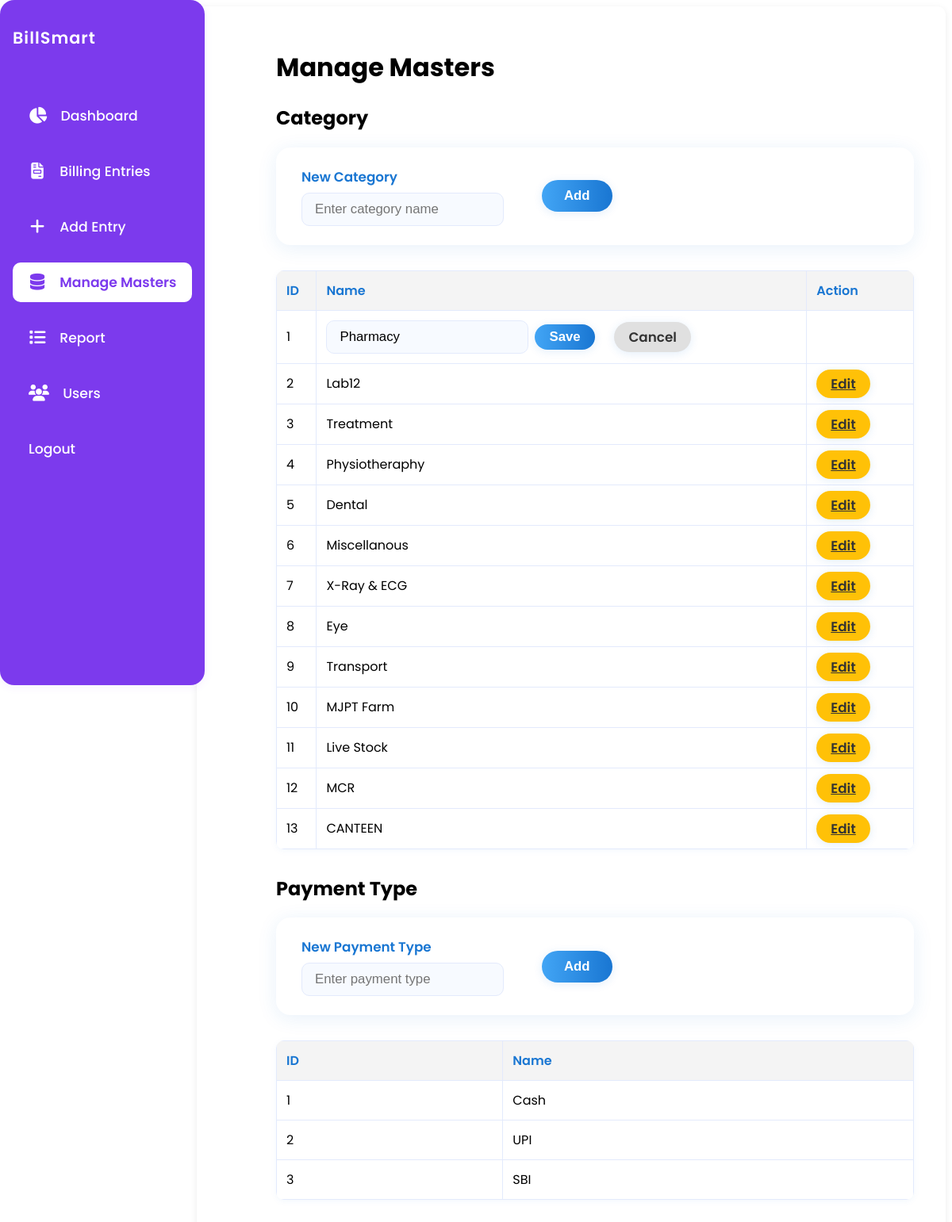
Page /masters?edit_category=1 (signed in) on the committed database.
### app.py (models this page shows)
class Category(db.Model):
    id = db.Column(db.Integer, primary_key=True)
    name = db.Column(db.String(100), unique=True, nullable=False)

class PaymentType(db.Model):
    id = db.Column(db.Integer, primary_key=True)
    name = db.Column(db.String(100), unique=True, nullable=False)

### app.py (the view, shortened to what this page needs)
@app.route('/masters', methods=['GET', 'POST'])
@login_required
def masters():
    categories = Category.query.all()
    payment_types = PaymentType.query.all()
    edit_category = None
    edit_category_id = request.args.get('edit_category')
    if edit_category_id:
        edit_category = Category.query.get(int(edit_category_id))
    return render_template('masters.html', categories=categories, payment_types=payment_types, edit_category=edit_category)

### app.py (called while the page is built, shortened)
def login_required(f):
    @wraps(f)
    def decorated_function(*args, **kwargs):
        if 'user_id' not in session:
            return redirect(url_for('login'))
        return f(*args, **kwargs)
    return decorated_function

@app.context_processor
def inject_usertype():
    return dict(session=session)

@app.before_request
def daily_backup():
    if not os.path.exists(BACKUP_DIR):
        os.makedirs(BACKUP_DIR)
    today = datetime.now().strftime('%Y-%m-%d')
    last_backup = None
    if os.path.exists(LAST_BACKUP_FILE):
        with open(LAST_BACKUP_FILE, 'r') as f:
            last_backup = f.read().strip()

### templates/masters.html (shortened to what this page needs)
<!DOCTYPE html>
<html lang="en">
<head>
</head>
<body>
            {% from '_flash_messages.html' import flash_messages %}
        <div class="container" style="max-width:100vw; padding:32px 40px 32px 100px;">
            {% include '_navbar.html' %}
        <h1>Manage Masters</h1>
        <h2>Category</h2>
        <form method="post" class="card-form">
            <label class="card-label">
                <span class="card-label-text">New Category</span>
                <input type="text" name="category" placeholder="Enter category name" required class="card-input">
            </label>
            <button type="submit" class="card-btn">Add</button>
        </form>
        <table>
            <tr><th>ID</th><th>Name</th><th>Action</th></tr>
            {% for cat in categories %}
            <tr>
                <td>{{ cat.id }}</td>
                <td>
                    {% if edit_category and edit_category.id == cat.id %}
                        <form method="post" class="card-form" style="background:none; box-shadow:none; padding:0; margin:0; gap:0.5em;">
                            <input type="text" name="edit_category_name" value="{{ cat.name }}" required class="card-input" style="min-width:120px;">
                            <button type="submit" class="card-btn" style="padding:6px 18px;">Save</button>
                            <a href="{{ url_for('masters') }}" class="card-btn" style="background:#e0e0e0; color:#333; padding:6px 18px; text-decoration:none;">Cancel</a>
                        </form>
                    {% else %}
                        {{ cat.name }}
                    {% endif %}
                </td>
                <td>
                    {% if not (edit_category and edit_category.id == cat.id) %}
                        <a href="{{ url_for('masters', edit_category=cat.id) }}" class="card-btn" style="padding:6px 18px; background:#ffc107; color:#333;">Edit</a>
                    {% endif %}
                </td>
            </tr>
            {% endfor %}
        </table>
        <h2>Payment Type</h2>
        <form method="post" class="card-form">
            <label class="card-label">
                <span class="card-label-text">New Payment Type</span>
                <input type="text" name="payment_type" placeholder="Enter payment type" required class="card-input">
            </label>
            <button type="submit" class="card-btn">Add</button>
        </form>
        <table>
            <tr><th>ID</th><th>Name</th></tr>
            {% for pt in payment_types %}
            <tr><td>{{ pt.id }}</td><td>{{ pt.name }}</td></tr>
            {% endfor %}
        </table>
    </div>
</body>
</html>

### templates/masters.html (style rules this page uses)
.container { max-width: 900px; margin-left: 220px; background: #fff; padding: 2em 2.5em; border-radius: 10px; box-shadow: 0 2px 8px rgba(0,0,0,0.08); }
.card-form { display: flex; flex-wrap: wrap; gap: 1.5em; align-items: center; margin-bottom: 2em; background: #fff; padding: 1.5em 2em; border-radius: 18px; box-shadow: 0 4px 24px rgba(25, 118, 210, 0.10); }
.card-label { display: flex; flex-direction: column; gap: 0.3em; margin-right: 1.5em; }
.card-label-text { font-size: 1.05em; color: #1976d2; font-weight: 600; margin-bottom: 2px; }
.card-input { padding: 10px 16px; border: 1px solid #e3eafc; border-radius: 10px; font-size: 1.05em; background: #f7faff; transition: border-color 0.2s; }
.card-btn { background: linear-gradient(90deg, #42a5f5 0%, #1976d2 100%); color: #fff; border: none; padding: 10px 28px; border-radius: 30px; font-size: 1.05em; font-weight: 600; box-shadow: 0 2px 12px rgba(25, 118, 210, 0.12); margin-right: 1em; cursor: pointer; transition: background 0.2s, box-shadow 0.2s; }
table { border-collapse: collapse; width: 100%; margin-bottom: 2em; background: #fff; box-shadow: 0 2px 8px rgba(25, 118, 210, 0.05); border-radius: 10px; overflow: hidden; }
th, td { border: 1px solid #e3eafc; padding: 12px; text-align: left; }
th { background: #f4f4f4; color: #1976d2; font-weight: 600; }

### templates/_navbar.html (style rules this page uses)
body { font-family: 'Poppins', Arial, sans-serif; }
.container { margin-left: 240px !important; max-width: 900px; }

### rows in the picture
Category: id "1", edit_category_name "Pharmacy"
Category: id "2", name "Lab12"
Category: id "3", name "Treatment"
Category: id "4", name "Physiotheraphy"
Category: id "5", name "Dental"
Category: id "6", name "Miscellanous"
Category: id "7", name "X-Ray & ECG"
Category: id "8", name "Eye"
Category: id "9", name "Transport"
Category: id "10", name "MJPT Farm"
Category: id "11", name "Live Stock"
Category: id "12", name "MCR"
Category: id "13", name "CANTEEN"
PaymentType: id "1", name "Cash"
PaymentType: id "2", name "UPI"
PaymentType: id "3", name "SBI"
